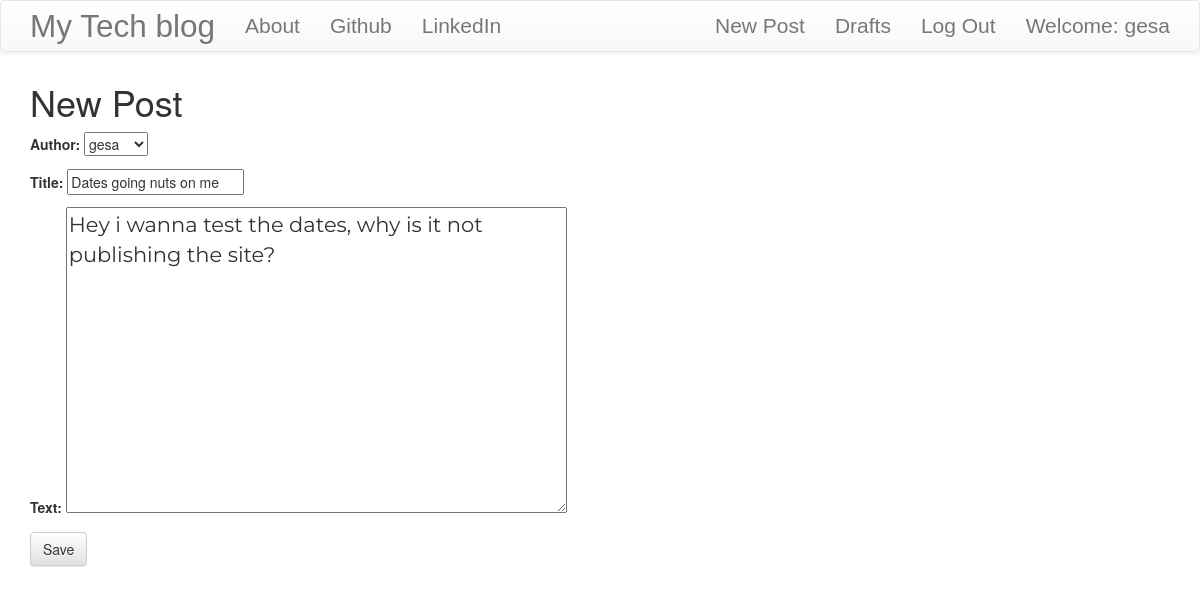
The page /post/6/edit/ (signed in) on the database its author committed.
### blog/models.py (models this page shows, shortened)
class Post(models.Model):
    author = models.ForeignKey('auth.User',on_delete=models.CASCADE)
    title = models.CharField(max_length=200)
    text = models.TextField()
    created_date = models.DateTimeField(default=timezone.now)
    published_date = models.DateTimeField(blank=True,null=True)

### blog/views.py (the view)
# urls.py: url(r'^post/(?P<pk>\d+)/edit/$',views.PostUpdateView.as_view(),name='post_edit'),
class PostUpdateView(LoginRequiredMixin,UpdateView):
    login_url = '/login/'
    redirect_field_name = 'blog/post_detail.html'
    form_class = PostForm
    model = Post

### blog/forms.py
class PostForm(forms.ModelForm):
    class Meta():
        model = Post
        fields = ('author','title','text')
        widgets = {
            'title':forms.TextInput(attrs={'class':'textinputclass'}),
            'text':forms.Textarea(attrs={'class':'editable medium-editor-textarea postcontent'})
        }

### blog/templates/blog/post_form.html (shortened to what this page needs)
{% extends "blog/base.html"%}
{% block content %}
  <h1>New Post</h1>
  <form class="post-form" method="POST">
    {{form.as_p}}
    <button type="submit" class="save btn btn-default ">Save</button>
  </form>
{% endblock %}

### blog/templates/blog/base.html (shortened to what this page needs)
<!DOCTYPE html>
{% load static %}
<html lang="en" dir="ltr">
    <head>
        <link rel="stylesheet" href="https://maxcdn.bootstrapcdn.com/bootstrap/3.3.7/css/bootstrap.min.css">
        <link rel="stylesheet" href="https://maxcdn.bootstrapcdn.com/bootstrap/3.3.7/css/bootstrap-theme.min.css">
        <link rel="stylesheet" href="//cdn.jsdelivr.net/npm/medium-editor@latest/dist/css/medium-editor.min.css" type="text/css" media="screen" charset="utf-8">
        <link rel="stylesheet" href="{% static 'css/blog.css'%}">
<body class='loader'>
  <nav class="navbar navbar-default techfont custom-navbar">
    <div class="container">
      <ul class="nav navbar-nav">
        <li><a class='navbar-brand bigbrand' href="{% url 'post_list' %}">My Tech blog</a></li>
        <li><a href="{% url 'about'%}">About</a></li>
        <li><a href="https://www.github.com/gescale">Github</a></li>
        <li><a href="https://www.linkedin.com">LinkedIn</a></li>
      </ul>
      <ul class="nav navbar-nav navbar-right">
        {% if user.is_authenticated %}
        <li>
          <a href="{% url 'post_new' %}">New Post</a>
        </li>
        <li>
          <a href="{% url 'post_draft' %}">Drafts</a>
        </li>
        <li>
          <a href="{% url 'logout' %}">Log Out</a>
        </li>
        <li>
          <a>Welcome: {{ user.username }}</a>
        </li>
          {% else %}
          <li><a class='nav navbar-right' href="{% url 'login' %}" ><span class="glyphicon glyphicon-user"></span></a></li>
        {% endif %}
      </ul>
  </div>
</nav>
        <div class="content container">
            <div class="row">
                <div class="col-md-8">
                  <div class="blog_posts">
                    {% block content %}
                    {% endblock %}
                  </div>
                </div>
            </div>
        </div>
</body>
</html>

### blog/static/css/blog.css (style rules this page uses)
.techfont { font-family: sans-serif; font-size: 1.5em; margin-bottom: 10px; }
.postcontent { font-family: 'Montserrat'; font-size: 1.5em; }
.bigbrand { font-size: 1.5em; }
.loader { filter:hue-rotate(0deg); color: linear-gradient(45deg,#0f8,#08f); animation:hue 5000ms infinite linear; }

### rows shown on the page
Post: author "gesa", title "Dates going nuts on me", text "Hey i wanna test the dates, why is it not publishing the site?"

### other values the page prints
{{ user.username }} "gesa"
